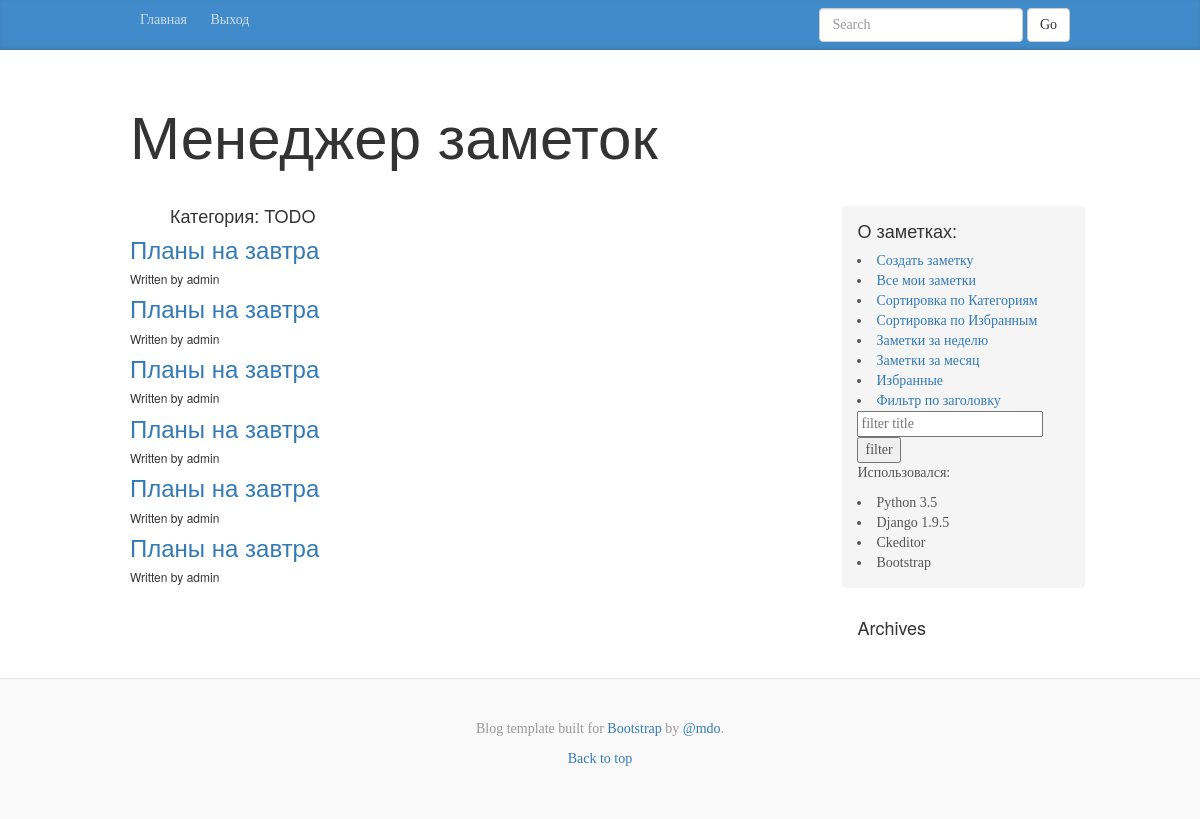
Page /category/get/4/ (signed in) on the committed database.
### notes/models.py (models this page shows, shortened)
class Category(MPTTModel):
    class Meta():
        db_table = 'Category'
        verbose_name_plural = "Категории"
        verbose_name = "Категория"
        ordering = ('tree_id', 'level')
    name = models.CharField(max_length=150)
    parent = TreeForeignKey('self', null=True, blank=True,
                            related_name='children',
                            verbose_name='parent class')
    def __str__(self):
        return self.name
    class MPTTMeta:
        order_insertion_py = ['name']

class Notes(models.Model):
    class Meta:
        db_table = 'Notes'
        verbose_name_plural = "Заметки"
    id = models.UUIDField(primary_key=True, default=uuid.uuid4, editable=False)
    title = models.CharField(max_length=150)
    text = RichTextField(null=True, blank=True)
    date_added = models.DateTimeField(auto_now_add=True)
    date_modified = models.DateTimeField(auto_now=True)
    author = models.ForeignKey(settings.AUTH_USER_MODEL, default=1)
    favorites = models.BooleanField(default=False)
    category = models.ForeignKey(Category, blank=True,
                                 null=True, related_name='cat')
    publish = models.BooleanField(default=False)

### notes/views.py (the view)
# urls.py: url(r'^category/get/(?P<category_id>\d+)/$', notes.views.category,
@login_required(login_url='/auth/login/')
def category(request, category_id=1):
    args = {
        'category_all': Category.objects.all(),
        'category': Category.objects.get(id=category_id),
        'notes': Notes.objects.filter(
            category=category_id,
            author=auth.get_user(request).id)
        .select_related('category', 'author'),
    }
    return render(request, 'category.html', args)

### notes/templates/category.html
{% extends 'main.html' %}
{% load staticfiles %}
{% load i18n mptt_tags %}
{% block content %}
<ul class="right"><h4> Категория: {{ category }}</h4></ul>
{% for note in notes %}<article>
    <h3><a href="/note/{{note.id}}">{{ note.title }}</a></h3>
    <h6>Written by {{note.author.username}} {{ note.date }}</h6>
{% endfor %}
{%  endblock %}

### static/css/blog.css (style rules this page uses)
body { font-family: Georgia, "Times New Roman", Times, serif; color: #555; }
h1, .h1, h2, .h2, h3, .h3, h4, .h4, h5, .h5, h6, .h6 { margin-top: 0; font-family: "Helvetica Neue", Helvetica, Arial, sans-serif; font-weight: normal; color: #333; }

### rows in the picture
Category: name "TODO"
Notes: title "Планы на завтра", author.username "admin"
Notes: title "Планы на завтра", author.username "admin"
Notes: title "Планы на завтра", author.username "admin"
Notes: title "Планы на завтра", author.username "admin"
Notes: title "Планы на завтра", author.username "admin"
Notes: title "Планы на завтра", author.username "admin"
